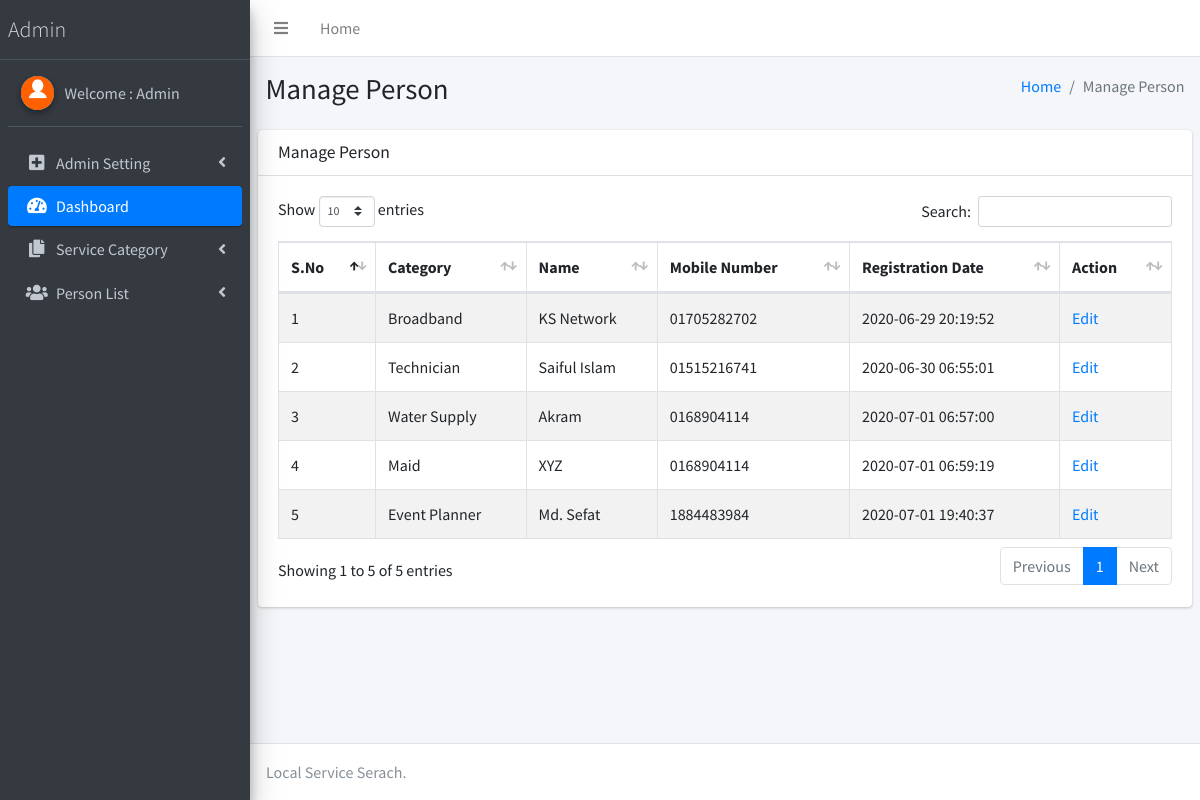
Screenshot of /admin/manage-person.php (signed in) with the database file from the repository.
### tables this page shows
CREATE TABLE `tblperson` (
  `ID` int(10) NOT NULL,
  `Category` varchar(200) DEFAULT NULL,
  `Name` varchar(200) DEFAULT NULL,
  `Picture` varchar(200) DEFAULT NULL,
  `MobileNumber` varchar(20) DEFAULT NULL,
  `Address` mediumtext DEFAULT NULL,
  `City` varchar(200) NOT NULL,
  `RegDate` timestamp NULL DEFAULT current_timestamp()
);

### admin/manage-person.php (the view, shortened to what this page needs)
<?php
if (strlen($_SESSION['lssemsaid']==0)) {
  header('location:logout.php');
  } else{
  ?>
<!DOCTYPE html>
<html>
<head>
  <link rel="stylesheet" href="plugins/fontawesome-free/css/all.min.css">
  <link rel="stylesheet" href="https://code.ionicframework.com/ionicons/2.0.1/css/ionicons.min.css">
  <link rel="stylesheet" href="plugins/datatables-bs4/css/dataTables.bootstrap4.css">
  <link rel="stylesheet" href="dist/css/adminlte.min.css">
</head>
<body class="hold-transition sidebar-mini">
<div class="wrapper">
  <?php include_once('includes/header.php');?>
<?php include_once('includes/sidebar.php');?>
  <div class="content-wrapper">
    <section class="content-header">
      <div class="container-fluid">
        <div class="row mb-2">
          <div class="col-sm-6">
            <h1>Manage Person</h1>
          </div>
          <div class="col-sm-6">
            <ol class="breadcrumb float-sm-right">
              <li class="breadcrumb-item"><a href="dashboard.php">Home</a></li>
              <li class="breadcrumb-item active">Manage Person</li>
            </ol>
          </div>
        </div>
      </div>
    </section>
    <section class="content">
      <div class="row">
        <div class="col-12">
          <div class="card">
            <div class="card-header">
              <h3 class="card-title">Manage Person</h3>
            </div>
            <div class="card-body">
              <table id="example1" class="table table-bordered table-striped">
                <thead>
                <tr>
                  <th>S.No</th>
                  <th>Category</th>
                  <th>Name</th>
                  <th>Mobile Number</th>
                  <th>Registration Date</th>
                  <th>Action</th>
                </tr>
                </thead>
                 <?php
$sql="SELECT * from tblperson";
$query = $dbh -> prepare($sql);
$query->execute();
$results=$query->fetchAll(PDO::FETCH_OBJ);
$cnt=1;
if($query->rowCount() > 0)
{
foreach($results as $row)
{               ?>
                <tr>
                  <td><?php echo htmlentities($cnt);?></td>
                  <td><?php  echo htmlentities($row->Category);?></td>
                  <td><?php  echo htmlentities($row->Name);?></td>
                  <td><?php  echo htmlentities($row->MobileNumber);?></td>
                  <td><?php  echo htmlentities($row->RegDate);?></td>
                  <td> <a href="edit-person-detail.php?editid=<?php echo htmlentities ($row->ID);?>">Edit</a></td>
                </tr>
                <?php $cnt=$cnt+1;}} ?>
              </table>
            </div>
          </div>
        </div>
      </div>
    </section>
  </div>
 <?php include_once('includes/footer.php');?>
</div>
</body>
</html>
<?php }  ?>

### admin/includes/sidebar.php (shortened to what this page needs)
  <aside class="main-sidebar sidebar-dark-primary elevation-4">
    <a href="dashboard.php" class="brand-link" style="font-weight:bold; font-size:22px;">
      <span class="brand-text font-weight-light">Admin</span>
    </a>
    <div class="sidebar">
      <div class="user-panel mt-3 pb-3 mb-3 d-flex">
        <div class="image">
          <img src="dist/img/download.png" class="img-circle elevation-2" alt="User Image">
        </div>
        <div class="info">
<?php
$aid=$_SESSION['lssemsaid'];
$sql="SELECT AdminName from  tbladmin where ID=:aid";
$query = $dbh -> prepare($sql);
$query->bindParam(':aid',$aid,PDO::PARAM_STR);
$query->execute();
$results=$query->fetchAll(PDO::FETCH_OBJ);
$cnt=1;
if($query->rowCount() > 0)
{
foreach($results as $row)
{               ?>
          <a href="admin-profile.php" class="d-block">Welcome : <?php  echo $row->AdminName;?></a>
          <?php $cnt=$cnt+1;}} ?>
        </div>
      </div>
      <nav class="mt-2">
        <ul class="nav nav-pills nav-sidebar flex-column" data-widget="treeview" role="menu" data-accordion="false">
            <li class="nav-item has-treeview">
            <a href="#" class="nav-link">
              <i class="nav-icon fas fa-plus-square"></i>
              <p>
                Admin Setting
                <i class="fas fa-angle-left right"></i>
              </p>
            </a>
          </li>
          <li class="nav-item has-treeview menu-open">
            <a href="dashboard.php" class="nav-link active">
              <i class="nav-icon fas fa-tachometer-alt"></i>
              <p>
                Dashboard
               </p>
            </a>
          </li>
          <li class="nav-item has-treeview">
            <a href="#" class="nav-link">
              <i class="nav-icon fas fa-copy"></i>
              <p>
                Service Category
                <i class="fas fa-angle-left right"></i>
              </p>
            </a>
          </li>
          <li class="nav-item has-treeview">
            <a href="#" class="nav-link">
              <i class="nav-icon fas fa-users"></i>
              <p>
                Person List
                <i class="right fas fa-angle-left"></i>
              </p>
            </a>
          </li>
        </ul>
      </nav>
    </div>
  </aside>

### rows the page displays
tblperson: Category "Broadband", Name "KS Network", MobileNumber "01705282702", RegDate "2020-06-29 20:19:52"
tblperson: Category "Technician", Name "Saiful Islam", MobileNumber "01515216741", RegDate "2020-06-30 06:55:01"
tblperson: Category "Water Supply", Name "Akram", MobileNumber "0168904114", RegDate "2020-07-01 06:57:00"
tblperson: Category "Maid", Name "XYZ", MobileNumber "0168904114", RegDate "2020-07-01 06:59:19"
tblperson: Category "Event Planner", Name "Md. Sefat", MobileNumber "1884483984", RegDate "2020-07-01 19:40:37"

### other values shown
$row->AdminName "Admin"
